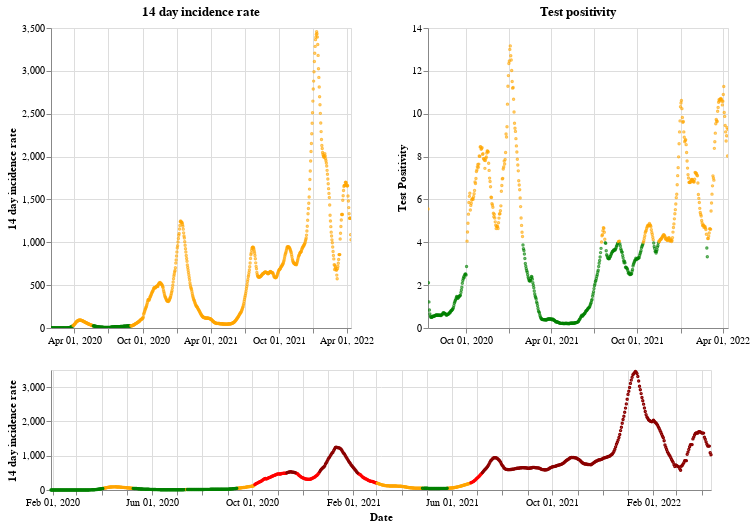

Here is the notebook cell this chart was saved with:
### Markdown cell above
## England

### Code cell
plot_traffic_light('England')

### Figure 1 — Vega-Lite specification as saved in the notebook (floating-point values rounded to 4 significant figures; data arrays with more than 128 entries replaced by an {"elided": "..."} marker saying what was removed)
{"config": {"view": {"continuousWidth": 400, "continuousHeight": 300}}, "vconcat": [{"hconcat": [{"mark": {"type": "point", "size": 2}, "encoding": {"color": {"condition": {"value": "green", "test": "(datum.twoWeeklyCasesRate <= 25)"}, "value": "orange"}, "tooltip": [{"type": "nominal", "field": "areaName"}, {"type": "temporal", "field": "date"}, {"type": "quantitative", "field": "twoWeeklyCasesRate"}, {"type": "quantitative", "field": "testPositivity"}], "x": {"type": "temporal", "axis": {"title": ""}, "field": "date", "scale": {"domain": {"selection": "DateBrush"}}, "timeUnit": "yearmonthdate"}, "y": {"type": "quantitative", "axis": {"title": "14 day incidence rate"}, "field": "twoWeeklyCasesRate"}}, "title": "14 day incidence rate", "width": 300}, {"mark": {"type": "point", "size": 2}, "encoding": {"color": {"condition": {"value": "green", "test": "(datum.testPositivity <= 4)"}, "value": "orange"}, "tooltip": [{"type": "nominal", "field": "areaName"}, {"type": "temporal", "field": "date"}, {"type": "quantitative", "field": "twoWeeklyCasesRate"}, {"type": "quantitative", "field": "testPositivity"}], "x": {"type": "temporal", "axis": {"title": ""}, "field": "date", "scale": {"domain": {"selection": "DateBrush"}}, "timeUnit": "yearmonthdate"}, "y": {"type": "quantitative", "axis": {"title": "Test Positivity"}, "field": "testPositivity"}}, "title": "Test positivity", "width": 300}]}, {"layer": [{"mark": {"type": "point", "size": 2}, "encoding": {"color": {"condition": {"value": "orange", "test": "(((datum.testPositivity < 4) && (datum.twoWeeklyCasesRate >= 50)) && (datum.twoWeeklyCasesRate < 200))"}, "value": "red"}, "opacity": {"condition": {"value": 1, "test": "((datum.twoWeeklyCasesRate >= 50) && (datum.twoWeeklyCasesRate < 500))"}, "value": 0}, "tooltip": [{"type": "nominal", "field": "areaName"}, {"type": "temporal", "field": "date"}, {"type": "quantitative", "field": "twoWeeklyCasesRate"}, {"type": "quantitative", "field": "testPositivity"}], "x": {"type": "temporal", "axis": {"title": "Date"}, "field": "date", "timeUnit": "yearmonthdate"}, "y": {"type": "quantitative", "axis": {"title": "14 day incidence rate"}, "field": "twoWeeklyCasesRate"}}, "selection": {"DateBrush": {"type": "interval", "encodings": ["x"], "fields": ["Time"]}}}, {"mark": {"type": "point", "size": 2}, "encoding": {"color": {"value": "darkred"}, "opacity": {"condition": {"value": 1, "test": "(datum.twoWeeklyCasesRate >= 500)"}, "value": 0}, "tooltip": [{"type": "nominal", "field": "areaName"}, {"type": "temporal", "field": "date"}, {"type": "quantitative", "field": "twoWeeklyCasesRate"}, {"type": "quantitative", "field": "testPositivity"}], "x": {"type": "temporal", "axis": {"title": "Date"}, "field": "date", "timeUnit": "yearmonthdate"}, "y": {"type": "quantitative", "axis": {"title": "14 day incidence rate"}, "field": "twoWeeklyCasesRate"}}}, {"mark": {"type": "point", "size": 2}, "encoding": {"color": {"condition": {"value": "green", "test": "((datum.testPositivity < 4) && (datum.twoWeeklyCasesRate < 50))"}, "value": "orange"}, "opacity": {"condition": {"value": 1, "test": "(datum.twoWeeklyCasesRate < 50)"}, "value": 0}, "tooltip": [{"type": "nominal", "field": "areaName"}, {"type": "temporal", "field": "date"}, {"type": "quantitative", "field": "twoWeeklyCasesRate"}, {"type": "quantitative", "field": "testPositivity"}], "x": {"type": "temporal", "axis": {"title": "Date"}, "field": "date", "timeUnit": "yearmonthdate"}, "y": {"type": "quantitative", "axis": {"title": "14 day incidence rate"}, "field": "twoWeeklyCasesRate"}}}], "height": 120, "width": 660}], "data": {"name": "data-e0bf2b8032ba872f3989ec51f4df5f4a"}, "$schema": "https://vega.github.io/schema/vega-lite/v4.8.1.json", "datasets": {"data-e0bf2b8032ba872f3989ec51f4df5f4a": {"elided": "804 records"}}}
